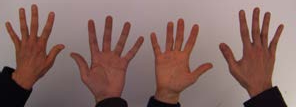
//> input picture Images/hands1.png, 296 x 107 px
$ ./main   (built with g++ and OpenCV 4)
//> lines starting //> are read from the running program, lines starting //| are printed output that depends on the picture
// [28 lines of licence text are left out]
#include<opencv2/opencv.hpp>
#include"opencv2/highgui/highgui.hpp"
#include<stdio.h>
#include<iostream>
/* -------------------------------------------------------------------------
                           namespaces
---------------------------------------------------------------------------*/
using namespace cv;
using namespace std;
/* -------------------------------------------------------------------------
                           main
---------------------------------------------------------------------------*/
Mat chromatic_coordinates(cv::Mat &image);
int main(void)
{
   Mat img_original;
   Mat img_transform;

   /* read the image */
   img_original = imread("../Images/hands1.png", CV_LOAD_IMAGE_COLOR);
//> img_original is the input picture: 107 rows x 296 cols, CV_8UC3; mean B, G, R 101.1, 105.3, 133.8
   img_transform = chromatic_coordinates(img_original);
   /* windows */
   namedWindow("Original Image");
   //namedWindow("Transform Image");
   /* shows */
   imshow("Original Image", img_transform);
   //imshow("Transform Image", img_transform);
   waitKey(0);
   destroyAllWindows();

   return 0;

}

Mat chromatic_coordinates(cv::Mat &image)
{
   const int number_of_rows = image.rows;
//> number_of_rows = 107
   const int number_of_cols = image.cols;
//> number_of_cols = 296
   Mat output;
   output = Mat::zeros(Size(number_of_cols, number_of_rows), CV_32FC3);
   Mat_<Vec3b> _I = image;
   Mat_<Vec3f> _O = output;
   uchar r, g, b, s;
   for(int i = 0; i <= number_of_rows; ++i)
      for(int j = 0; j <= number_of_cols; ++j)
         {
             r = _I(i,j)[0];
             g = _I(i,j)[1];
             b = _I(i,j)[2];
             s = r + g + b;
             if(s != 0)
             {
                _O(i,j)[0] = r/(double)s;
                _O(i,j)[1] = g/(double)s;
                _O(i,j)[2] = b/(double)s;

             }

      }
//> this loop made 108 passes
//> (r, g, b, s) on passes 1 to 12: (153, 153, 167, 217), (153, 153, 167, 217), (151, 151, 165, 211), (151, 151, 165, 211), (151, 151, 165, 211), (151, 151, 165, 211), (151, 151, 165, 211), (151, 151, 165, 211), (151, 151, 165, 211), (150, 151, 165, 210), (149, 152, 167, 212), (149, 152, 167, 212)
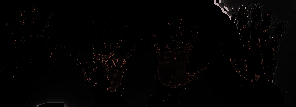
//> _O: 107 rows x 296 cols, CV_32FC3; mean B, G, R 2.6, 2.7, 3.6
//> after the loop, r = 0; g = 0; b = 0; s = 0
   output = _O;
   return output;
}
